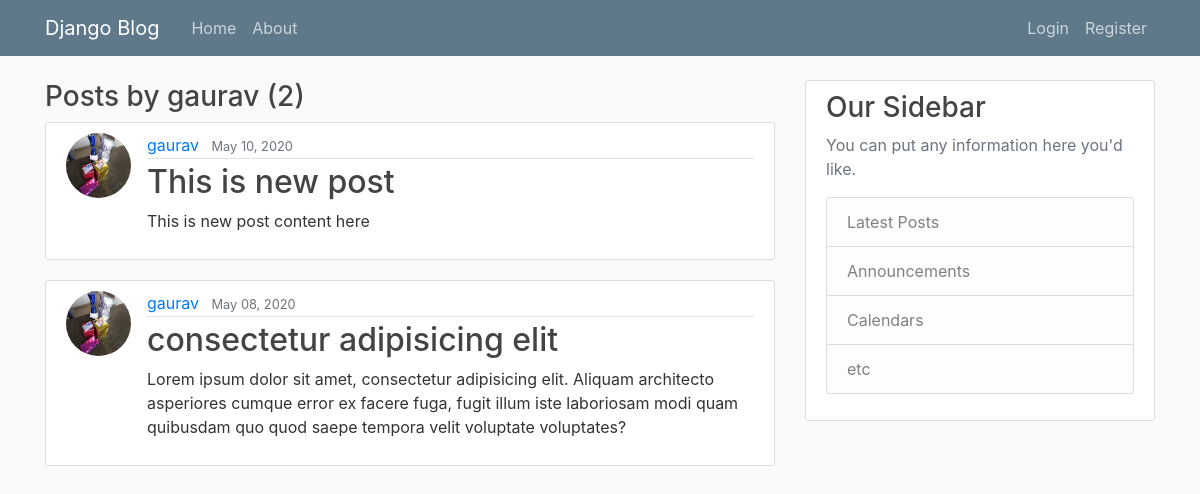
Page /user-post/gaurav on the committed database.
### blog/models.py (models this page shows, shortened)
class PostModel(models.Model):
    title = models.CharField(max_length=100)
    content = models.TextField()
    date_posted = models.DateTimeField(default=timezone.now)
    author = models.ForeignKey(User, on_delete=models.CASCADE)

### users/models.py (models this page shows, shortened)
class Profile(models.Model):
    user = models.OneToOneField(User, on_delete=models.CASCADE)
    profile_image = models.ImageField(default="default.png", upload_to="profile_img")

### blog/views.py (the view)
# urls.py: path('user-post/<str:username>', views.UserPostListView.as_view(), name="user-post"),
class UserPostListView(ListView):
    model = PostModel
    template_name = 'blog/user_post.html'
    context_object_name = 'posts'
    paginate_by = 2
    def get_queryset(self):
        user = get_object_or_404(User, username=self.kwargs.get('username'))
        return PostModel.objects.filter(author=user).order_by('-date_posted')

### blog/templates/blog/user_post.html (shortened to what this page needs)
{% extends 'base.html' %}
{% block content %}
    <h3 class="mb-2"> Posts by {{ view.kwargs.username }} ({{ page_obj.paginator.count }}) </h3>
    {% for post in posts %}
        <article class="media content-section">
          <img class="rounded-circle article-img" src="{{ post.author.profile.profile_image.url }}" alt="">
          <div class="media-body">
            <div class="article-metadata">
              <a class="mr-2" href="{% url 'user-post' post.author %}">{{ post.author }}</a>
              <small class="text-muted">{{ post.date_posted|date:"F d, Y"}}</small>
            </div>
            <h2><a class="article-title" href="{% url 'post-detail' post.id %}">{{ post.title }}</a></h2>
            <p class="article-content">{{ post.content }}</p>
          </div>
        </article>
    {% endfor %}
{% endblock content %}

### static/css/main.css (style rules this page uses)
body { background: #fafafa; color: #333333; margin-top: 5rem; }
h1, h2, h3, h4, h5, h6 { color: #444444; }
.content-section { background: #ffffff; padding: 10px 20px; border: 1px solid #dddddd; border-radius: 3px; margin-bottom: 20px; }
.article-title { color: #444444; }
.article-content { white-space: pre-line; }
.article-img { height: 65px; width: 65px; margin-right: 16px; }
.article-metadata { padding-bottom: 1px; margin-bottom: 4px; border-bottom: 1px solid #e3e3e3 }

### rows in the picture
PostModel: author.profile.profile_image (picture), author "gaurav", date_posted "May 10, 2020", title "This is new post", content "This is new post content here"
PostModel: author.profile.profile_image (picture), author "gaurav", date_posted "May 08, 2020", title "consectetur adipisicing elit", content "Lorem ipsum dolor sit amet, consectetur adipisicing elit. Aliquam architecto asperiores cumque error ex facere fuga, fugit illum iste laboriosam modi quam quibusdam quo quod saepe tempora velit voluptate voluptates?"

### other values in the picture
{{ view.kwargs.username }} "gaurav"
{{ page_obj.paginator.count }} "2"
